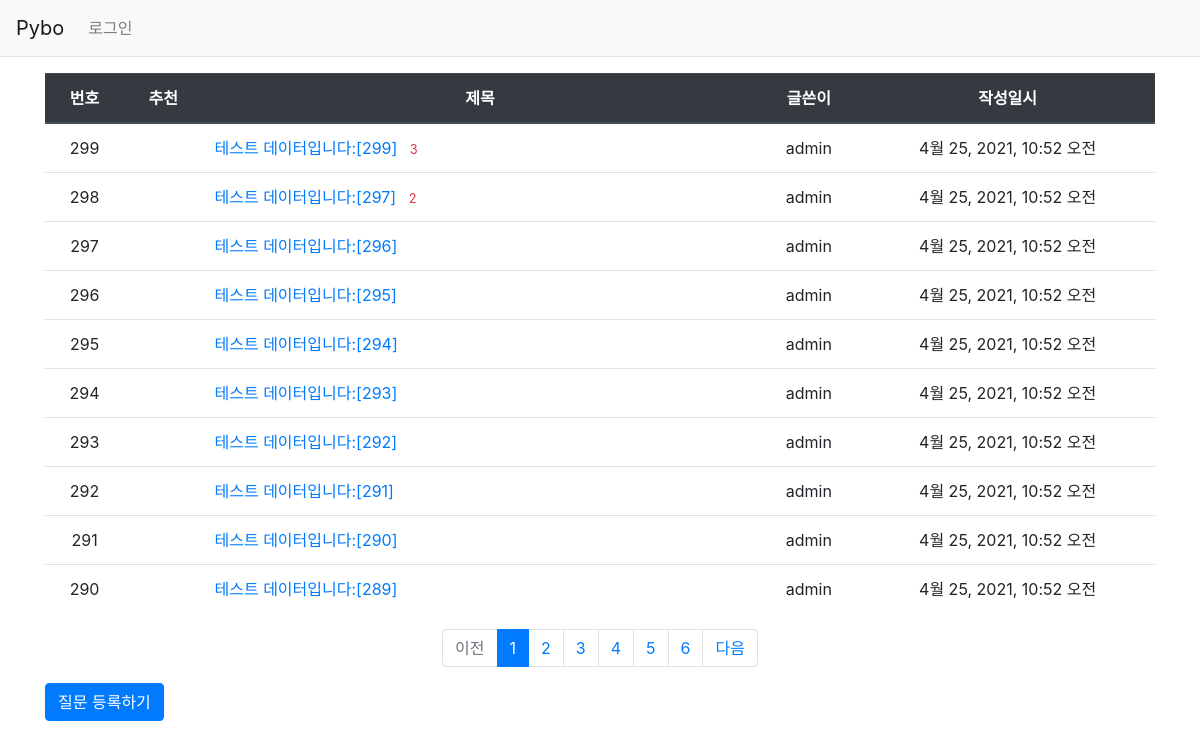
Before: /pybo/ with the older database file.
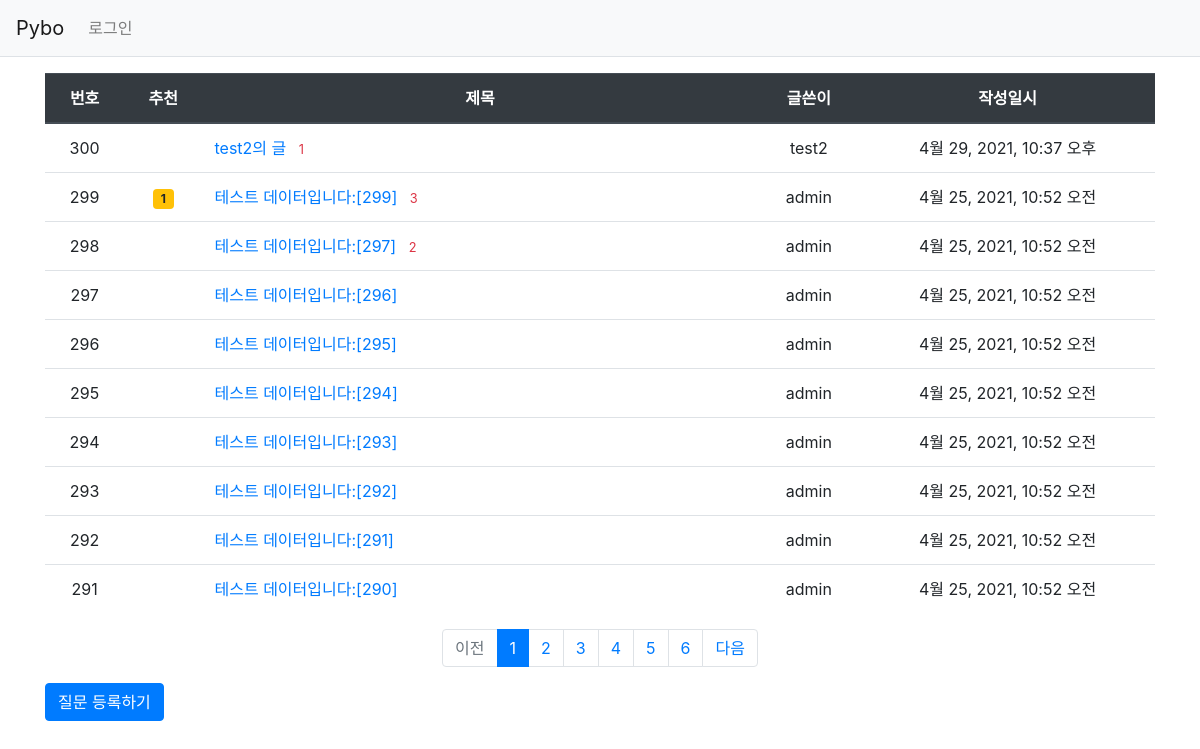
After: the same page with the newer database file.
### pybo/models.py (models this page shows, shortened)
class Question(models.Model):
    author = models.ForeignKey(User, on_delete=models.CASCADE,
                               related_name='author_question')
    subject = models.CharField(max_length=200)
    content = models.TextField()
    modify_date = models.DateTimeField(null=True, blank=True)
    create_date = models.DateTimeField()
    voter = models.ManyToManyField(User, related_name='voter_question') # voter 추가

### pybo/views/base_views.py (the view)
# urls.py: path('', base_views.index, name='index'), # / 페이지에 해당하는 urlpatterns
def index(request):
    page = request.GET.get('page', '1') # 페이지
    question_list = Question.objects.order_by('-create_date')
    paginator = Paginator(question_list, 10) # 페이지당 10개씩 보여 주기
    page_obj = paginator.get_page(page)
    context = {'question_list': page_obj}
    return render(request, 'pybo/question_list.html', context)

### pybo/templatetags/pybo_filter.py (called while the page is built)
@register.filter
def sub(value, arg):
    return value - arg

### templates/pybo/question_list.html
{% extends 'base.html' %}
{% load pybo_filter %}
{% block content %}
<div class="container my-3">
    <table class="table">
        <thead>
        <tr class="text-center thead-dark">
            <th>번호</th>
            <th>추천</th>
            <th style="width: 50%">제목</th>
            <th>글쓴이</th>
            <th>작성일시</th>
        </tr>
        </thead>
        <tbody>
        {% if question_list %}
        {% for question in question_list %}
        <tr class="text-center">
            <td>{{ question_list.paginator.count|sub:question_list.start_index|sub:forloop.counter0|add:1 }}</td>
            <td>
                {% if question.voter.all.count > 0 %}
                <span class="badge badge-warning px-2 py-1">
                    {{ question.voter.all.count }}
                </span>
                {% endif %}
            </td>
            <td class="text-left">
                <a href="{% url 'pybo:detail' question.id %}">
                    {{ question.subject }}
                    {% if question.answer_set.count > 0 %}
                    <span class="text-danger small ml-2">
                        {{ question.answer_set.count }}
                    </span>
                    {% endif %}
                </a>
            </td>
            <td>{{ question.author.username }}</td>
            <td>{{ question.create_date }}</td>
        </tr>
        {% endfor %}
        {% else %}
        <tr>
            <td colspan="3">질문이 없습니다.</td>
        </tr>
        {% endif %}
        </tbody>
    </table>
    <ul class="pagination justify-content-center">
        {% if question_list.has_previous %}
        <li class="page-item">
            <a class="page-link"
               href="?page={{ question_list.previous_page_number }}">
                이전
            </a>
        </li>
        {% else %}
        <li class="page-item disabled">
            <a class="page-link" tabindex="-1" aria-disabled="true" href="#">
                이전
            </a>
        </li>
        {% endif %}
        {% for page_number in question_list.paginator.page_range %}
            {% if page_number >= question_list.number|add:-5 and page_number <= question_list.number|add:5 %}
            {% if page_number == question_list.number %}
            <li class="page-item active" aria-current="page">
                <a class="page-link" href="?page={{ page_number }}">
                    {{ page_number }}
                </a>
            </li>
            {% else %}
            <li class="page-item">
                <a class="page-link" href="?page={{ page_number }}">
                    {{ page_number }}
                </a>
            </li>
            {% endif %}
            {% endif %}
        {% endfor %}
        {% if question_list.has_next %}
        <li class="page-item">
            <a class="page-link"
               href="?page={{ question_list.next_page_number }}">
                다음
            </a>
        </li>
        {% else %}
        <li class="page-item disabled">
            <a class="page-link" tabindex="-1" aria-disabled="true" href="#">
                다음
            </a>
        </li>
        {% endif %}
    </ul>
    <a href="{% url 'pybo:question_create' %}" class="btn btn-primary">
        질문 등록하기
    </a>
</div>
{% endblock %}

Changed rows visible on the page:
no longer on this page (row unchanged): Question: paginator.count|sub "290", subject "테스트 데이터입니다:[289]", author.username "admin", create_date "4월 25, 2021, 10:52 오전"
added Question: paginator.count|sub "300", subject "test2의 글", answer_set.count "1", author.username "test2", create_date "4월 29, 2021, 10:37 오후"
shown differently, row unchanged: Question "테스트 데이터입니다:[299]": voter.all.count (not shown) → "1"
